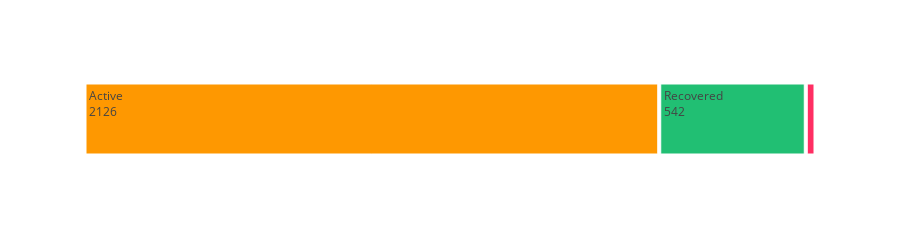

Notebook code cell kept with this figure:
### Code cell
temp = country[['Country','Deaths', 'Recovered', 'Active']].tail(1)
temp = temp.melt(id_vars="Country", value_vars=['Active', 'Deaths', 'Recovered'])
fig = px.treemap(temp, path=["variable"], values="value", height=225, 
                 color_discrete_sequence=[act, rec, dth])
fig.data[0].textinfo = 'label+text+value'
fig.show()

### Figure 1 — Plotly figure (JSON) as saved in the notebook; plotly's stock layout.template omitted (floating-point values rounded to 4 significant figures)
{"data": [{"branchvalues": "total", "domain": {"x": [0, 1], "y": [0, 1]}, "hovertemplate": "labels=%{label}<br>value=%{value}<br>parent=%{parent}<br>id=%{id}<extra></extra>", "ids": ["Active", "Deaths", "Recovered"], "labels": ["Active", "Deaths", "Recovered"], "name": "", "parents": ["", "", ""], "textinfo": "label+text+value", "type": "treemap", "values": [2126, 36, 542]}], "layout": {"height": 225, "legend": {"tracegroupgap": 0}, "margin": {"t": 60}, "treemapcolorway": ["#fe9801", "#21bf73", "#ff2e63"]}}
